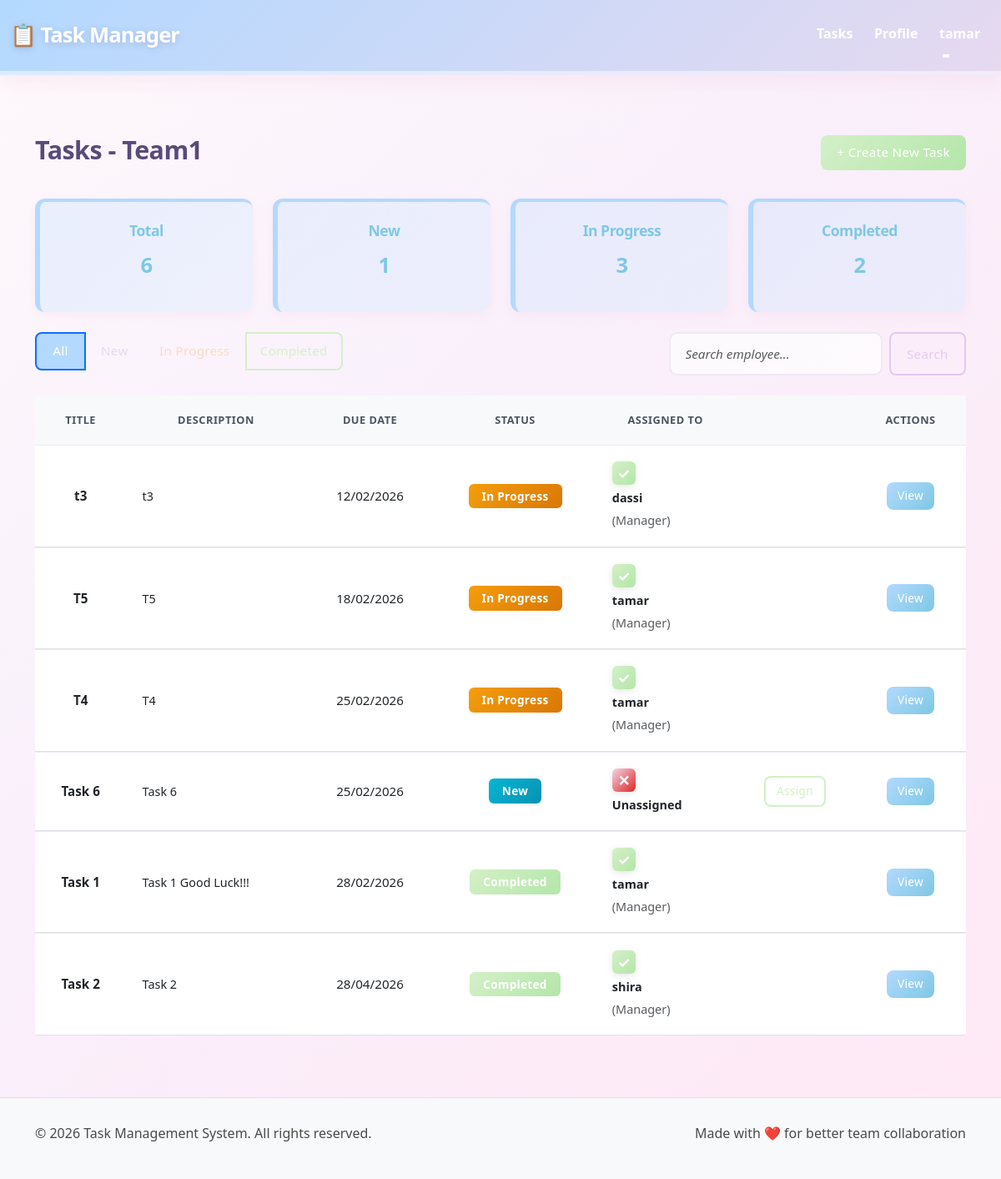
/tasks/ (signed in), run on the app's committed database.
### App1/models.py (models this page shows, shortened)
class CustomUser(AbstractUser):
    ROLE_CHOICES = [
        ('Manager', 'Manager'),
        ('Employee', 'Employee'),
    ]
    team = models.ForeignKey(Team, on_delete=models.SET_NULL, null=True, blank=True, related_name='members')
    role = models.CharField(max_length=10, choices=ROLE_CHOICES, default='Employee')

class Team(models.Model):
    name = models.CharField(max_length=100, unique=True)
    class Meta:
        verbose_name = "Team"
        verbose_name_plural = "Teams"

class Task(models.Model):
    STATUS_CHOICES = [
        ('New', 'New'),
        ('In Progress', 'In Progress'),
        ('Completed', 'Completed'),
    ]
    title = models.CharField(max_length=200)
    description = models.TextField()
    due_date = models.DateField()
    status = models.CharField(max_length=20, choices=STATUS_CHOICES, default='New')
    team = models.ForeignKey(Team, on_delete=models.CASCADE, related_name='tasks')
    assigned_to = models.ForeignKey(CustomUser, on_delete=models.SET_NULL, null=True, blank=True, related_name='assigned_tasks')
    class Meta:
        verbose_name = "Task"
        verbose_name_plural = "Tasks"
        ordering = ['due_date'] #חוסך מיון לפי תאריך

### App1/views.py (the view, shortened to what this page needs)
# urls.py: path('tasks/', views.task_list, name='task_list'),
@login_required(login_url='login')
def task_list(request):
    user = request.user
    team = user.team
    if not team:
        return redirect('profile_setup')
    tasks = Task.objects.filter(team=team).order_by('due_date')
    status_filter = request.GET.get('status')
    if status_filter:
        tasks = tasks.filter(status=status_filter)
    assigned_filter = (request.GET.get('assigned') or '').strip()
    team_members = CustomUser.objects.filter(team=team).order_by('username')
    assigned_display = ''
    assigned_query = ''
    if assigned_query:
        if assigned_query == '__unassigned__':
            tasks = tasks.filter(assigned_to__isnull=True)
        else:
            tasks = tasks.filter(assigned_to__username__icontains=assigned_query, assigned_to__team=team)
    task_summary = {
        'total': tasks.count(),
        'new': tasks.filter(status='New').count(),
        'in_progress': tasks.filter(status='In Progress').count(),
        'completed': tasks.filter(status='Completed').count(),
    }
    context = {
        'tasks': tasks,
        'team': team,
        'user': user,
        'current_status_filter': status_filter,
        'assigned_filter': assigned_filter,
        'assigned_display': assigned_display,
        'team_members': team_members,
        'task_summary': task_summary,
    }
    return render(request, 'tasks/task_list.html', context)

### App1/templates/tasks/task_list.html (shortened to what this page needs)
{% extends 'base.html' %}
{% load static %}
{% block content %}
<div class="container mt-5">
    <div class="row mb-4">
        <div class="col-md-8">
            <h2>Tasks - {{ team.name }}</h2>
        </div>
        <div class="col-md-4 text-end">
            {% if user.role == 'Manager' %}
                <a href="{% url 'create_task' %}" class="btn btn-success">+ Create New Task</a>
            {% endif %}
        </div>
    </div>
    <div class="row mb-4">
        <div class="col-md-3">
            <div class="card text-center">
                <div class="card-body">
                    <h6 class="card-title">Total</h6>
                    <h3>{{ task_summary.total }}</h3>
                </div>
            </div>
        </div>
        <div class="col-md-3">
            <div class="card text-center">
                <div class="card-body">
                    <h6 class="card-title">New</h6>
                    <h3>{{ task_summary.new }}</h3>
                </div>
            </div>
        </div>
        <div class="col-md-3">
            <div class="card text-center">
                <div class="card-body">
                    <h6 class="card-title">In Progress</h6>
                    <h3>{{ task_summary.in_progress }}</h3>
                </div>
            </div>
        </div>
        <div class="col-md-3">
            <div class="card text-center">
                <div class="card-body">
                    <h6 class="card-title">Completed</h6>
                    <h3>{{ task_summary.completed }}</h3>
                </div>
            </div>
        </div>
    </div>
    <div class="row mb-4">
        <div class="col-md-8">
            <div class="btn-group" role="group">
                <a href="{% url 'task_list' %}{% if assigned_filter %}?assigned={{ assigned_filter }}{% endif %}" class="btn btn-outline-primary {% if not current_status_filter %}active{% endif %}">All</a>
                <a href="{% url 'task_list' %}?{% if assigned_filter %}assigned={{ assigned_filter }}&{% endif %}status=New" class="btn btn-outline-info {% if current_status_filter == 'New' %}active{% endif %}">New</a>
                <a href="{% url 'task_list' %}?status=In+Progress" class="btn btn-outline-warning ">In Progress</a>
                <a href="{% url 'task_list' %}?{% if assigned_filter %}assigned={{ assigned_filter }}&{% endif %}status=Completed" class="btn btn-outline-success {% if current_status_filter == 'Completed' %}active{% endif %}">Completed</a>
            </div>
        </div>
        <div class="col-md-4">
            <form method="get" class="d-flex" role="search">
                <input list="employees" name="assigned" class="form-control me-2" placeholder="Search employee..." value="{{ assigned_display }}">
                <button type="submit" class="btn btn-outline-secondary">Search</button>
            </form>
        </div>
    </div>
    <div class="row">
        <div class="col-md-12">
            {% if tasks %}
                <table class="table table-hover">
                    <thead class="table-light">
                        <tr>
                            <th class="text-center">Title</th>
                            <th class="text-center">Description</th>
                            <th class="text-center">Due Date</th>
                            <th class="text-center">Status</th>
                            <th class="text-center">Assigned To</th>
                            <th class="text-center"></th>
                            <th class="text-center">Actions</th>
                        </tr>
                    </thead>
                    <tbody>
                        {% for task in tasks %}
                            <tr>
                                <td class="align-middle text-center"><strong>{{ task.title }}</strong></td>
                                <td class="align-middle text-start">
                                    <small>
                                        {% if task.description|length > 50 %}
                                            {{ task.description|truncatewords:8 }}
                                        {% else %}
                                            {{ task.description }}
                                        {% endif %}
                                    </small>
                                </td>
                                <td class="align-middle text-center">{{ task.due_date|date:"d/m/Y" }}</td>
                                <td class="align-middle text-center">
                                    <span class="badge bg-{% if task.status == 'New' %}info{% elif task.status == 'In Progress' %}warning{% else %}success{% endif %} d-inline-block px-3">{{ task.status }}</span>
                                </td>
                                <td class="align-top text-start ps-3">
                                    {% if task.assigned_to %}
                                        <div class="d-flex flex-column align-items-start gap-1">
                                            <span class="badge-indicator assigned">✓</span>
                                            <small><strong>{{ task.assigned_to.username }}</strong></small>
                                            <small class="text-muted">({{ task.assigned_to.role }})</small>
                                        </div>
                                    {% else %}
                                        <div class="d-flex flex-column align-items-start gap-1">
                                            <span class="badge-indicator unassigned">✕</span>
                                            <small><strong>Unassigned</strong></small>
                                        </div>
                                    {% endif %}
                                </td>
                                <td class="align-middle text-center">
                                    {% if not task.assigned_to %}
                                        <a href="{% url 'associate_task' task.id %}" class="btn btn-outline-success btn-sm">Assign</a>
                                    {% endif %}
                                </td>
                                <td class="align-middle text-center">
                                    <div class="d-flex justify-content-center">
                                        <a href="{% url 'task_detail' task.id %}" class="btn btn-sm btn-primary mx-1">View</a>
                                    </div>
                                </td>
                            </tr>
                        {% endfor %}
                    </tbody>
                </table>
            {% endif %}
        </div>
    </div>
</div>
{% endblock %}

### App1/templates/base.html (shortened to what this page needs)
{% load static %}
<!DOCTYPE html>
<html lang="en">
<head>
    <link href="https://cdn.jsdelivr.net/npm/bootstrap@5.3.0/dist/css/bootstrap.min.css" rel="stylesheet">
    <link href="{% static 'css/style.css' %}" rel="stylesheet">
</head>
<body>
    <nav class="navbar navbar-expand-lg navbar-dark bg-primary">
        <div class="container-fluid">
            <a class="navbar-brand" href="{% url 'home' %}">📋 Task Manager</a>
            <div class="collapse navbar-collapse" id="navbarNav">
                <ul class="navbar-nav ms-auto">
                    {% if user.is_authenticated %}
                        <li class="nav-item">
                            <a class="nav-link" href="{% url 'task_list' %}">Tasks</a>
                        </li>
                        <li class="nav-item">
                            <a class="nav-link" href="{% url 'profile_detail' %}">Profile</a>
                        </li>
                        <li class="nav-item dropdown">
                            <a class="nav-link dropdown-toggle" href="#" id="userDropdown" role="button" data-bs-toggle="dropdown">
                                {{ user.username }}
                            </a>
                        </li>
                    {% endif %}
                </ul>
            </div>
        </div>
    </nav>
    <main class="py-4">
        {% block content %}{% endblock %}
    </main>
    <footer>
        <div class="container">
            <div class="row">
                <div class="col-md-6">
                    <p>&copy; 2026 Task Management System. All rights reserved.</p>
                </div>
                <div class="col-md-6 text-end">
                    <p>Made with ❤️ for better team collaboration</p>
                </div>
            </div>
        </div>
    </footer>
</body>
</html>

### App1/templates/base.html (style rules this page uses)
.btn { border-radius: 0.5rem; font-weight: 500; }
footer { background-color: #f8f9fa; border-top: 1px solid #e0e0e0; margin-top: 50px; padding: 30px 0; }

### data on the page
CustomUser: username "tamar"
Team: name "Team1"
Task: title "t3", description "t3", due_date "12/02/2026", status "In Progress", assigned_to.username "dassi", assigned_to.role "Manager"
Task: title "T5", description "T5", due_date "18/02/2026", status "In Progress", assigned_to.username "tamar", assigned_to.role "Manager"
Task: title "T4", description "T4", due_date "25/02/2026", status "In Progress", assigned_to.username "tamar", assigned_to.role "Manager"
Task: title "Task 6", description "Task 6", due_date "25/02/2026", status "New", shows "Unassigned", shows "Assign"
Task: title "Task 1", description "Task 1 Good Luck!!!", due_date "28/02/2026", status "Completed", assigned_to.username "tamar", assigned_to.role "Manager"
Task: title "Task 2", description "Task 2", due_date "28/04/2026", status "Completed", assigned_to.username "shira", assigned_to.role "Manager"

### other printed values
{{ task_summary.total }} "6"
{{ task_summary.new }} "1"
{{ task_summary.in_progress }} "3"
{{ task_summary.completed }} "2"
